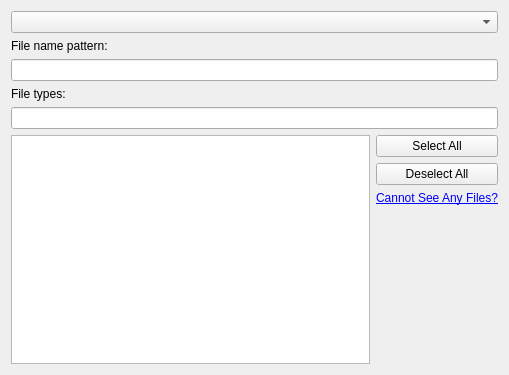
<?xml version="1.0" encoding="UTF-8"?>
<ui version="4.0">
 <class>folderviewFilterConfig</class>
 <widget class="QWidget" name="folderviewFilterConfig">
  <property name="geometry">
   <rect>
    <x>0</x>
    <y>0</y>
    <width>509</width>
    <height>375</height>
   </rect>
  </property>
  <property name="sizePolicy">
   <sizepolicy hsizetype="Expanding" vsizetype="Expanding">
    <horstretch>0</horstretch>
    <verstretch>0</verstretch>
   </sizepolicy>
  </property>
  <property name="minimumSize">
   <size>
    <width>500</width>
    <height>0</height>
   </size>
  </property>
  <layout class="QVBoxLayout" name="verticalLayout_2">
   <item>
    <widget class="QComboBox" name="filterCombo">
     <property name="toolTip">
      <string>&lt;!DOCTYPE HTML PUBLIC &quot;-//W3C//DTD HTML 4.0//EN&quot; &quot;http://www.w3.org/TR/REC-html40/strict.dtd&quot;&gt;
&lt;html&gt;&lt;head&gt;&lt;meta name=&quot;qrichtext&quot; content=&quot;1&quot; /&gt;&lt;style type=&quot;text/css&quot;&gt;
p, li { white-space: pre-wrap; }
&lt;/style&gt;&lt;/head&gt;&lt;body style=&quot; font-family:'Sans Serif'; font-size:10pt; font-weight:400; font-style:normal;&quot;&gt;
&lt;p style=&quot; margin-top:12px; margin-bottom:12px; margin-left:0px; margin-right:0px; -qt-block-indent:0; text-indent:0px;&quot;&gt;If you have selected &quot;Show Files Matching&quot; or &quot;Hide Files Matching&quot;, only the files matching BOTH the conditions will be shown or hidden respectively.&lt;/p&gt;
&lt;p style=&quot; margin-top:12px; margin-bottom:12px; margin-left:0px; margin-right:0px; -qt-block-indent:0; text-indent:0px;&quot;&gt;For example, if you have &quot;*&quot; as your pattern, but have nothing selected in the MIME types, no files will be shown.&lt;/p&gt;&lt;/body&gt;&lt;/html&gt;</string>
     </property>
     <property name="whatsThis">
      <string/>
     </property>
    </widget>
   </item>
   <item>
    <widget class="QFrame" name="fileFilters">
     <property name="sizePolicy">
      <sizepolicy hsizetype="Preferred" vsizetype="Preferred">
       <horstretch>0</horstretch>
       <verstretch>10</verstretch>
      </sizepolicy>
     </property>
     <layout class="QGridLayout" name="gridLayout_3">
      <property name="margin">
       <number>0</number>
      </property>
      <item row="0" column="1">
       <layout class="QGridLayout" name="mimeTypeLayout">
        <item row="5" column="0">
         <layout class="QHBoxLayout" name="horizontalLayout" stretch="1,0">
          <item>
           <widget class="QListView" name="filterFilesList">
            <property name="sizePolicy">
             <sizepolicy hsizetype="Expanding" vsizetype="Expanding">
              <horstretch>0</horstretch>
              <verstretch>0</verstretch>
             </sizepolicy>
            </property>
            <property name="selectionMode">
             <enum>QAbstractItemView::NoSelection</enum>
            </property>
            <property name="flow">
             <enum>QListView::TopToBottom</enum>
            </property>
            <property name="uniformItemSizes">
             <bool>true</bool>
            </property>
           </widget>
          </item>
          <item>
           <layout class="QVBoxLayout" name="verticalLayout">
            <item>
             <widget class="QPushButton" name="selectAll">
              <property name="text">
               <string>Select All</string>
              </property>
             </widget>
            </item>
            <item>
             <widget class="QPushButton" name="deselectAll">
              <property name="text">
               <string>Deselect All</string>
              </property>
             </widget>
            </item>
            <item>
             <widget class="QLabel" name="label">
              <property name="toolTip">
               <string>Note that if you have selected &quot;Show Files Matching&quot; or &quot;Hide Files Matching&quot;,
only the files matching BOTH the conditions will be shown or hidden respectively.
For example, if you have &quot;*&quot; as your pattern, but have nothing selected in the MIME types, no files will be shown.</string>
              </property>
              <property name="text">
               <string>&lt;a href=&quot;null&quot;&gt;Cannot See Any Files?&lt;/a&gt;</string>
              </property>
              <property name="alignment">
               <set>Qt::AlignCenter</set>
              </property>
             </widget>
            </item>
            <item>
             <spacer name="verticalSpacer">
              <property name="orientation">
               <enum>Qt::Vertical</enum>
              </property>
              <property name="sizeHint" stdset="0">
               <size>
                <width>20</width>
                <height>40</height>
               </size>
              </property>
             </spacer>
            </item>
           </layout>
          </item>
         </layout>
        </item>
        <item row="3" column="0">
         <widget class="KLineEdit" name="searchMimetype">
          <property name="clickMessage">
           <string>Search file type</string>
          </property>
          <property name="showClearButton" stdset="0">
           <bool>true</bool>
          </property>
         </widget>
        </item>
        <item row="2" column="0">
         <widget class="QLabel" name="fileTypesLabel">
          <property name="text">
           <string>File types:</string>
          </property>
         </widget>
        </item>
        <item row="0" column="0">
         <widget class="QLabel" name="fileNameLabel">
          <property name="text">
           <string>File name pattern:</string>
          </property>
         </widget>
        </item>
        <item row="1" column="0">
         <widget class="KLineEdit" name="filterFilesPattern">
          <property name="sizePolicy">
           <sizepolicy hsizetype="Expanding" vsizetype="Preferred">
            <horstretch>0</horstretch>
            <verstretch>0</verstretch>
           </sizepolicy>
          </property>
          <property name="toolTip">
           <string>Space-separated list of extensions, e.g. *.txt *.od*</string>
          </property>
          <property name="whatsThis">
           <string>Space-separated list of extensions, e.g. *.txt *.od* to display only office- and text-files</string>
          </property>
          <property name="alignment">
           <set>Qt::AlignBottom|Qt::AlignLeading|Qt::AlignLeft</set>
          </property>
          <property name="urlDropsEnabled">
           <bool>false</bool>
          </property>
          <property name="clickMessage">
           <string>Pattern filter</string>
          </property>
          <property name="showClearButton" stdset="0">
           <bool>true</bool>
          </property>
         </widget>
        </item>
       </layout>
      </item>
     </layout>
    </widget>
   </item>
  </layout>
 </widget>
 <customwidgets>
  <customwidget>
   <class>KLineEdit</class>
   <extends>QLineEdit</extends>
   <header>klineedit.h</header>
  </customwidget>
 </customwidgets>
 <includes>
  <include location="global">KUrlRequester</include>
 </includes>
 <resources/>
 <connections/>
</ui>
